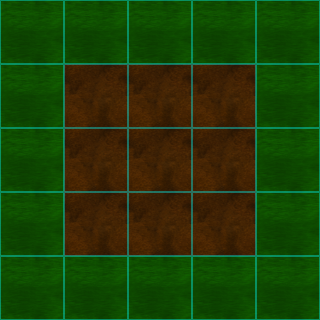

A level layout from a 2D game, rendered from its tile map. Below: a short description, then the map file with tile-grid data replaced by summaries:
An orthogonal 5x5 tile map with 64x64 px tiles, 2 tile layers (Main, Grid), 2 tilesets and 1 object (Spawn).

<map version="1.0" orientation="orthogonal" renderorder="right-down" width="5" height="5" tilewidth="64" tileheight="64">
 <tileset firstgid="1" name="DirtTileSet" tilewidth="64" tileheight="64">
  <image source="../Graphics/Tilesets/DirtTileSet.png" width="256" height="256" />
  <tile id="0">
   <properties>
    <property name="blocked" value="false" />
   </properties>
  </tile>
  <tile id="1">
   <properties>
    <property name="blocked" value="true" />
   </properties>
  </tile>
  <tile id="2">
   <properties>
    <property name="blocked" value="true" />
   </properties>
  </tile>
  <tile id="3">
   <properties>
    <property name="blocked" value="true" />
   </properties>
  </tile>
  <tile id="4">
   <properties>
    <property name="blocked" value="true" />
   </properties>
  </tile>
  <tile id="5">
   <properties>
    <property name="blocked" value="true" />
   </properties>
  </tile>
  <tile id="6">
   <properties>
    <property name="blocked" value="true" />
   </properties>
  </tile>
  <tile id="7">
   <properties>
    <property name="blocked" value="true" />
   </properties>
  </tile>
  <tile id="8">
   <properties>
    <property name="blocked" value="true" />
   </properties>
  </tile>
  <tile id="9">
   <properties>
    <property name="blocked" value="true" />
   </properties>
  </tile>
  <tile id="10">
   <properties>
    <property name="blocked" value="true" />
   </properties>
  </tile>
 </tileset>
 <tileset firstgid="17" name="Gridborder" tilewidth="64" tileheight="64">
  <image source="../Graphics/Tilesets/Gridborder.png" width="64" height="64" />
 </tileset>
 <layer name="Main" width="5" height="5">
  <data>[25 cells, 25 non-empty, 2 distinct tile ids]</data>
 </layer>
 <layer name="Grid" width="5" height="5">
  <data>[25 cells, 25 non-empty, 1 distinct tile ids]</data>
 </layer>
 <objectgroup name="Spawns">
  <properties>
   <property name="SpawnType" value="Player" />
  </properties>
  <object name="Player" type="Spawn" x="155" y="156">
   <ellipse />
  </object>
 </objectgroup>
</map>